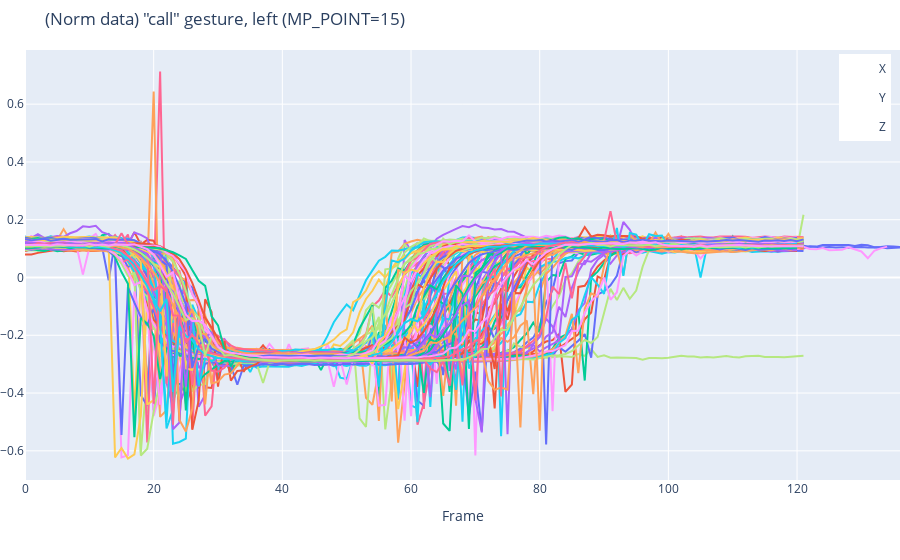

The code cell stored with this chart in its notebook:
### Code cell
fig = create_figure(f'(Norm data) "{GESTURE}" gesture, {HAND} ({MP_POINT=})')

for file in file_paths:
    data = np.load(file)

    points = np.zeros((data.shape[0], 3))
    for i, frame_data in enumerate(data):
        points[i] = transform(frame_data)[MP_POINT-11]

    # fig.add_trace(go.Scatter(y=points[:, 0],
    #                 mode='lines',
    #                 name=os.path.basename(file),
    #                 legendgroup='X',
    #                 showlegend=False,
    # ))
    fig.add_trace(go.Scatter(y=points[:, 1],
                    mode='lines',
                    name=os.path.basename(file),
                    legendgroup='Y',
                    showlegend=False,
    ))
    # fig.add_trace(go.Scatter(y=points[:, 2],
    #                 mode='lines',
    #                 name=os.path.basename(file),
    #                 legendgroup='Z',
    #                 showlegend=False,
    # ))

fig.show()
fig.show('svg')
